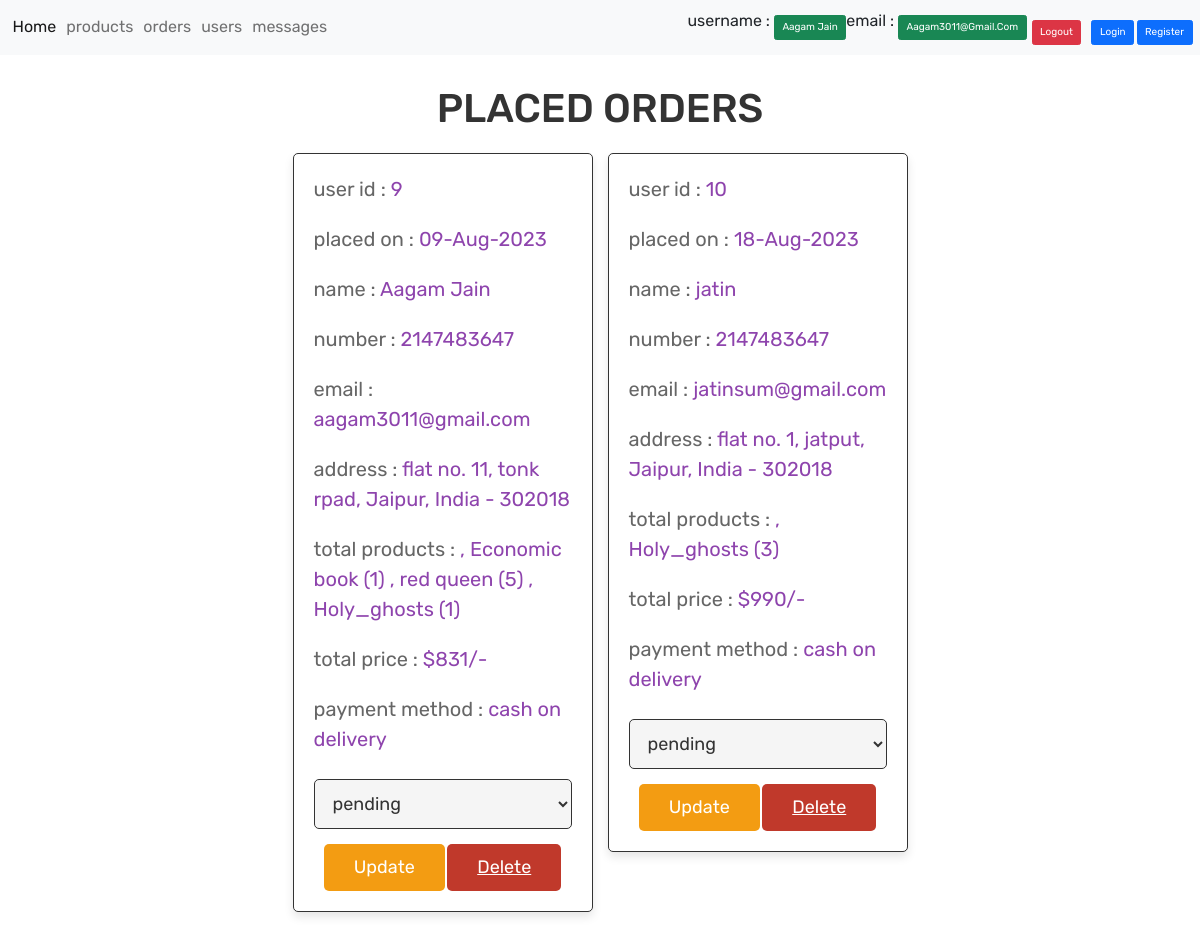
The page /admin_orders.php (signed in) on the database its author committed.
### tables this page shows
CREATE TABLE `orders` (
  `id` int(100) NOT NULL,
  `user_id` int(100) NOT NULL,
  `name` varchar(100) NOT NULL,
  `number` int(100) NOT NULL,
  `email` varchar(100) NOT NULL,
  `method` varchar(50) NOT NULL,
  `address` varchar(600) NOT NULL,
  `total_products` varchar(1000) NOT NULL,
  `total_price` int(100) NOT NULL,
  `placed_on` varchar(50) NOT NULL,
  `payment_status` varchar(60) NOT NULL DEFAULT 'pending'
);

### admin_orders.php (the view, shortened to what this page needs)
<?php
include 'config.php';
?>
<!DOCTYPE html>
<html lang="en">
<head>
   <link rel="stylesheet" href="https://cdnjs.cloudflare.com/ajax/libs/font-awesome/6.0.0/css/all.min.css">
   <link rel="stylesheet" href="css/admin_style.css">
</head>
<body>
<?php include 'admin_header.php'; ?>
<section class="orders">
   <h1 class="title">placed orders</h1>
   <div class="box-container">
      <?php
      $select_orders = mysqli_query($conn, "SELECT * FROM `orders`") or die('query failed');
      if(mysqli_num_rows($select_orders) > 0){
         while($fetch_orders = mysqli_fetch_assoc($select_orders)){
      ?>
      <div class="box">
         <p> user id : <span><?php echo $fetch_orders['user_id']; ?></span> </p>
         <p> placed on : <span><?php echo $fetch_orders['placed_on']; ?></span> </p>
         <p> name : <span><?php echo $fetch_orders['name']; ?></span> </p>
         <p> number : <span><?php echo $fetch_orders['number']; ?></span> </p>
         <p> email : <span><?php echo $fetch_orders['email']; ?></span> </p>
         <p> address : <span><?php echo $fetch_orders['address']; ?></span> </p>
         <p> total products : <span><?php echo $fetch_orders['total_products']; ?></span> </p>
         <p> total price : <span>$<?php echo $fetch_orders['total_price']; ?>/-</span> </p>
         <p> payment method : <span><?php echo $fetch_orders['method']; ?></span> </p>
         <form action="" method="post">
            <select name="update_payment">
               <option value="" selected disabled><?php echo $fetch_orders['payment_status']; ?></option>
            </select>
            <input type="submit" value="update" name="update_order" class="option-btn">
            <a href="admin_orders.php?delete=<?php echo $fetch_orders['id']; ?>" onclick="return confirm('delete this order?');" class="delete-btn">delete</a>
         </form>
      </div>
      <?php
         }
      }else{
         echo '<p class="empty">no orders placed yet!</p>';
      }
      ?>
   </div>
</section>
</body>
</html>

### admin_style.css (style rules this page uses)
:root { --purple:#8e44ad; --red:#c0392b; --orange:#f39c12; --black:#333; --white:#fff; --light-color:#666; --light-white:#ccc; --light-bg:#f5f5f5; --border:.1rem solid var(--black); --box-shadow:0 .5rem 1rem rgba(0,0,0,.1); }
* { font-family: 'Rubik', sans-serif; margin:0; padding:0; box-sizing: border-box; outline: none; border:none; text-decoration: none; transition:all .2s linear; }
html { font-size: 62.5%; overflow-x: hidden; }
body { background-color: var(--light-bg); }
section { padding:3rem 2rem; }
.title { text-align: center; margin-bottom: 2rem; text-transform: uppercase; color:var(--black); font-size: 4rem; }
.btn, .option-btn, .delete-btn, .white-btn { display: inline-block; margin-top: 1rem; padding:1rem 3rem; cursor: pointer; color:var(--white); font-size: 1.8rem; border-radius: .5rem; text-transform: capitalize; }
.option-btn { background-color: var(--orange); }
.delete-btn { background-color: var(--red); }
.orders .box-container { display: grid; grid-template-columns: repeat(auto-fit, 30rem); justify-content: center; gap:1.5rem; max-width: 1200px; margin:0 auto; align-items: flex-start; }
.orders .box-container .box { background-color: var(--white); padding:2rem; border:var(--border); box-shadow: var(--box-shadow); border-radius: .5rem; }
.orders .box-container .box p { padding-bottom: 1rem; font-size: 2rem; color:var(--light-color); }
.orders .box-container .box p span { color:var(--purple); }
.orders .box-container .box form { text-align: center; }
.orders .box-container .box form select { border-radius: .5rem; margin:.5rem 0; width: 100%; background-color: var(--light-bg); border:var(--border); padding:1.2rem 1.4rem; font-size: 1.8rem; color:var(--black); }

### rows shown on the page
orders: user "9", placed_on "09-Aug-2023", name "Aagam Jain", number "2147483647", email "aagam3011@gmail.com", address "flat no. 11, tonk rpad, Jaipur, India - 302018", total_products ", Economic book (1) , red queen (5) , Holy_ghosts (1)", total_price "831", method "cash on delivery", update_payment "pending"
orders: user "10", placed_on "18-Aug-2023", name "jatin", number "2147483647", email "jatinsum@gmail.com", address "flat no. 1, jatput, Jaipur, India - 302018", total_products ", Holy_ghosts (3)", total_price "990", method "cash on delivery", update_payment "pending"

### other values the page prints
$_SESSION['admin_name'] "Aagam Jain"
$_SESSION['admin_email'] "Aagam3011@gmail.com"
